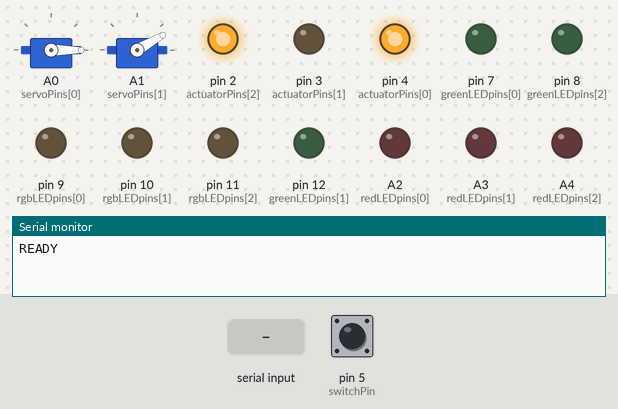
Simulated run of this sketch. Board: Arduino Uno, built with avr-gcc and run on an emulated ATmega328P. On the bench: 2 × servo, output pins drawn as LEDs (lit = HIGH), the last lines printed to the serial monitor. The inputs (shaded band) are chosen by the test bench; at power-on: pin 5 (switchPin) HIGH.

Above: at 7.7 s.
7.8 s: "1\n" received over Serial
At 11.8 s:
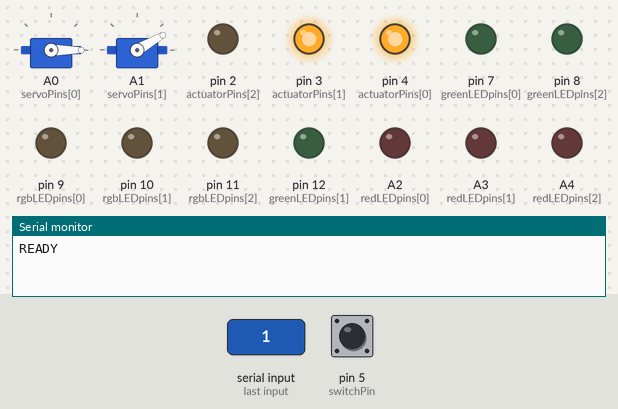
At 16.5 s:
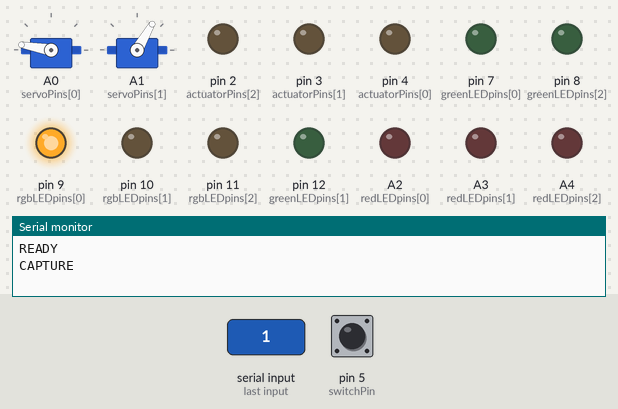
19.8 s: "1\n" received over Serial
At 36.1 s:
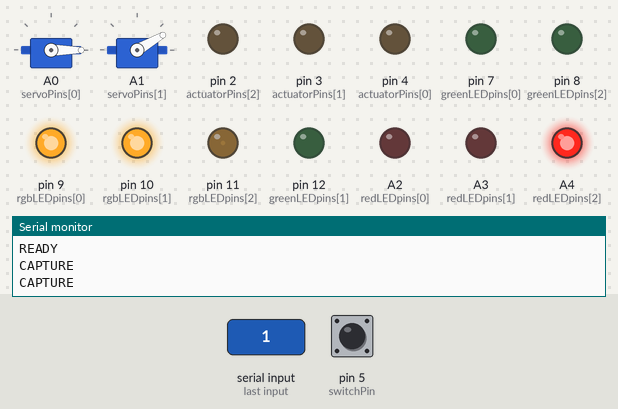
Timing chart, 0 to 37.6 s (numbered marks = the images above; inputs shaded):
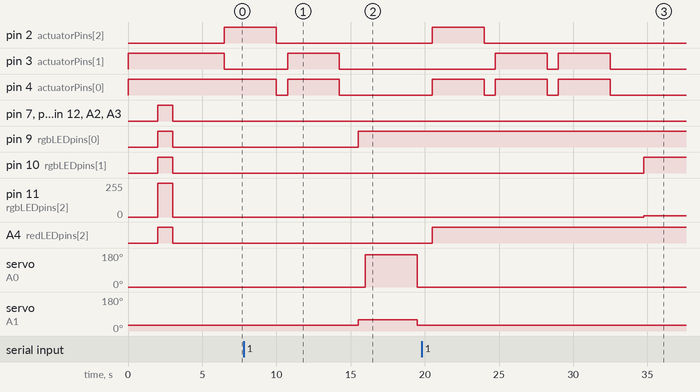

Measured:
- after the input at 7.8 s, pin 3 (actuatorPins[1]), pin 4 (actuatorPins[0]): goes on until 14.3 s, then stays LOW; pin 9 (rgbLEDpins[0]): LOW → HIGH after 7.7 s; servo on A0 (servoPins[0]): 0° → 170° after 8.2 s, → 0° 3.5 s later; servo on A1 (servoPins[1]): 30° → 60° after 7.7 s, → 30° 4.0 s later
- after the input at 19.8 s, pin 10 (rgbLEDpins[1]): LOW → HIGH after 15.0 s; pin 11 (rgbLEDpins[2]): 0/255 → 10/255 after 15.0 s

The sketch:

motor_control.ino
```cpp
/*
Code to rotate servos, light up LEDs, and actuate the actuator

This code is designed to run on an Arduino Uno, and can be uploaded with a standard microUSB.

This code was designed primarily by Yarema Mushkevych, with minor guidance from Noah Grimes, Markus Walker, Keegan Smit, The Arduino Forums, and Claude Sonnet 4.5
*/

// define the Servo library and setup constants
#include <Servo.h>
int goodWidgets = 0;
int badWidgets = 0;
const int greenLEDpins[3] = {7, 12, 8};
const int redLEDpins[3] = {A2, A3, A4};
const int rgbLEDpins[3] = {9, 10, 11};
const int servoPins[2] = {A0, A1};
const int switchPin = 5;
const int actuatorPins[3] = {4,3,2};
int previousValue = 0;
int widgets = -1; // starts at -1 to not conflict with other code
Servo flipperStopper;
Servo flipperFlopper;
const int goodWidgetAngle = 0;
const int badWidgetAngle = 60;
const int flopperStart = 30;

void setup() {
  // define pins
  pinMode(actuatorPins[0], OUTPUT);
  pinMode(actuatorPins[1], OUTPUT);
  pinMode(actuatorPins[2], OUTPUT);
  pinMode(rgbLEDpins[0], OUTPUT);
  pinMode(rgbLEDpins[1], OUTPUT);
  pinMode(rgbLEDpins[2], OUTPUT);
  pinMode(greenLEDpins[0], OUTPUT);
  pinMode(greenLEDpins[1], OUTPUT);
  pinMode(greenLEDpins[2], OUTPUT);
  pinMode(redLEDpins[0], OUTPUT);
  pinMode(redLEDpins[1], OUTPUT);
  pinMode(redLEDpins[2], OUTPUT);
  pinMode(switchPin, INPUT_PULLUP);
  // fully retract actuator
  digitalWrite(actuatorPins[2], LOW);
  digitalWrite(actuatorPins[1], HIGH);
  analogWrite(actuatorPins[0], 255);
  delay(2000);
  // write servos to the proper positions
  flipperStopper.attach(servoPins[0]);
  flipperFlopper.attach(servoPins[1]);
  flipperStopper.write(0);
  flipperFlopper.write(flopperStart);
  Serial.begin(9600); // define serial
  Serial.println("READY"); // send "READY" signal to begin
  if (digitalRead(switchPin) == HIGH) {
    indicateActiveAndReady(); // flash all LEDs on (and then off) to indicate that the Arduino is active
  }
  delay(3000); // wait for Pi to finish calibration (if needed)
}

void loop() {
  if (digitalRead(switchPin) == HIGH) {
    // if the arduino is on:
    if (widgets != 0) {
      extendActuator(); // push widget into camera zone
      retractActuator(); // retract actuator in preparation for next widget
    }
    Serial.println("CAPTURE"); // tell PI
    widgets = Serial.parseInt(); //widgets is the next value sent to the serial. First integer is good widget count, second is bad widget count
    if (widgets != 0) {
      // if a widget has been detected (prevents actuator from infinitely moving):
      incrementWidgetCount(widgets, rgbLEDpins[0], rgbLEDpins[1], rgbLEDpins[2]); // increase widget count (either good or bad) accordingly
      flipperStopperDown(); //lower flipperStopper in preparation for next widget
      binaryDisplay(goodWidgets, badWidgets); // update the binary display
      flipperFlopper.write(flopperStart); // reset flipperFlopper
    } else {
      retractActuator(); // otherwise, retract the actuator
    }
  } else {
    retractActuator();
    delay(1500);
    stop(0, rgbLEDpins[0], rgbLEDpins[1], rgbLEDpins[2]);
  }
}
void incrementWidgetCount(int widgets, int redPin, int greenPin, int bluePin) {
  if (widgets == previousValue+1) {
    // this is a bad widget
    badWidgets++;
    delay(500);
    // switch RGB LED to display red
    analogWrite(redPin, 255);
    analogWrite(greenPin, 0);
    analogWrite(bluePin, 0);
    flipperFlopperRotation(0); //rotate flipperFlopper to sort widgets into bad bin
    delay(500);
    flipperStopperUp(); //allow widget to pass into sorting block
    delay(2500);
    flipperFlopper.write(flopperStart); //reset FlipperFlopper
  } else if (widgets == previousValue+10) {
  	// this is a good widget
    goodWidgets++;
    delay(500);
    //switch RGB LED to display green
    analogWrite(redPin, 0);
    analogWrite(greenPin, 255);
    analogWrite(bluePin, 0);
    flipperFlopperRotation(1); //rotate flipperFlopper to sort widgets into good bin
    delay(500);
    flipperStopperUp(); //allow widget to pass into sorting block
    delay(2500);
    flipperFlopper.write(flopperStart); //reset FlipperFlopper
  } else if ((widgets == previousValue) and (widgets > 0)) {
    // if no widget detected:
    if ((goodWidgets + badWidgets) < 10) {
      // if less than 10 widgets were sorted
      retractActuator();
      delay(1500);
      stop(1, rgbLEDpins[0], rgbLEDpins[1], rgbLEDpins[2]); //turn off sorter, BUT turn RGB yellow
    } else {
      retractActuator();
      delay(1500);
      stop(0, rgbLEDpins[0], rgbLEDpins[1], rgbLEDpins[2]); // turn off sorter, and DON'T turn RGB yellow
    }
  }
  if (widgets > 0) {
    previousValue = widgets; //update previous value, but only if a widget was actually detected
  }


}
void binaryDisplay(int goodWidgetCountForBinary, int badWidgetCountForBinary) {
  // define lists to store binary counts
  int binaryGood[3];
  int binaryBad[3];

  //decimal to binary
  for (int i = 0; i < 3; i++) {
   binaryGood[i] = goodWidgetCountForBinary % 2;
   goodWidgetCountForBinary /= 2;
   binaryBad[i] = badWidgetCountForBinary % 2;
   badWidgetCountForBinary /= 2;
  }
  //if pos in array is 1, light on, else off
  for (int i = 0; i < 3; i++) {
    if (binaryGood[i] == 1) {
    	digitalWrite(greenLEDpins[2-i], HIGH);
    } else {
    	digitalWrite(greenLEDpins[2-i], LOW);
    }
  }
  for (int i = 0; i < 3; i++) {
    if (binaryBad[i] == 1) {
        digitalWrite(redLEDpins[2-i], HIGH);
    } else {
        digitalWrite(redLEDpins[2-i], LOW);
    }
  }
}
void flipperStopperUp() {
  flipperStopper.write(170);
  delay(1000);
}
void flipperStopperDown() {
  flipperStopper.write(0);
  delay(1000);
}
void extendActuator() {
  digitalWrite(actuatorPins[2], HIGH);
  digitalWrite(actuatorPins[1], LOW);
  analogWrite(actuatorPins[0], 255);
  delay(3500);
  digitalWrite(actuatorPins[2], LOW);
  digitalWrite(actuatorPins[1], LOW);
  analogWrite(actuatorPins[0], 0);
  delay(750);
}
void retractActuator() {
  digitalWrite(actuatorPins[2], LOW);
  digitalWrite(actuatorPins[1], HIGH);
  analogWrite(actuatorPins[0], 255);
  delay(3500);
  digitalWrite(actuatorPins[2], LOW);
  digitalWrite(actuatorPins[1], LOW);
  analogWrite(actuatorPins[0], 0);
  delay(750);
}
void flipperFlopperRotation(int widgetType) {
  // rotate flipperFlopper as needed
  if (widgetType == 1) {
    // this is a good widget
    flipperFlopper.write(goodWidgetAngle);
   } else if (widgetType == 0) {
    // this is a bad widget
    flipperFlopper.write(badWidgetAngle);
   }
}
void indicateActiveAndReady() {
  // briefly flash all LEDs on and then off to indicate 'active and ready'
  digitalWrite(greenLEDpins[0], HIGH);
  digitalWrite(greenLEDpins[1], HIGH);
  digitalWrite(greenLEDpins[2], HIGH);
  digitalWrite(redLEDpins[0], HIGH);
  digitalWrite(redLEDpins[1], HIGH);
  digitalWrite(redLEDpins[2], HIGH);
  analogWrite(rgbLEDpins[0], 255);
  analogWrite(rgbLEDpins[1], 255);
  analogWrite(rgbLEDpins[2], 255);
  delay(1000);
  digitalWrite(greenLEDpins[0], LOW);
  digitalWrite(greenLEDpins[1], LOW);
  digitalWrite(greenLEDpins[2], LOW);
  digitalWrite(redLEDpins[0], LOW);
  digitalWrite(redLEDpins[1], LOW);
  digitalWrite(redLEDpins[2], LOW);
  analogWrite(rgbLEDpins[0], 0);
  analogWrite(rgbLEDpins[1], 0);
  analogWrite(rgbLEDpins[2], 0);
  delay(500);
}
void stop(int hasYellow, int redPin, int greenPin, int bluePin){
  while (true) {
    digitalWrite(actuatorPins[2], LOW);
    digitalWrite(actuatorPins[1], LOW);
    analogWrite(actuatorPins[0], 0);
    goodWidgets = 0;
    badWidgets = 0;
    // determine whether to keep RGB as yellow or shut it off completely
    if (hasYellow == 1) {
      analogWrite(redPin, 255);
      analogWrite(greenPin, 255);
      analogWrite(bluePin, 10);
    } else if (hasYellow == 0) {
      digitalWrite(greenLEDpins[0], LOW);
      digitalWrite(greenLEDpins[1], LOW);
      digitalWrite(greenLEDpins[2], LOW);
      digitalWrite(redLEDpins[0], LOW);
      digitalWrite(redLEDpins[1], LOW);
      digitalWrite(redLEDpins[2], LOW);
    }
  }
}
```
